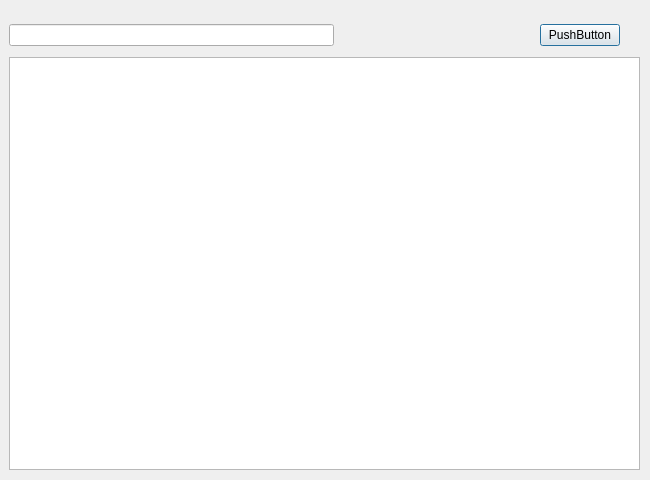
<?xml version="1.0" encoding="UTF-8"?>
<ui version="4.0">
 <class>noteWindows</class>
 <widget class="QDialog" name="noteWindows">
  <property name="geometry">
   <rect>
    <x>0</x>
    <y>0</y>
    <width>650</width>
    <height>480</height>
   </rect>
  </property>
  <property name="minimumSize">
   <size>
    <width>650</width>
    <height>480</height>
   </size>
  </property>
  <property name="maximumSize">
   <size>
    <width>650</width>
    <height>480</height>
   </size>
  </property>
  <property name="windowTitle">
   <string>Dialog</string>
  </property>
  <widget class="QWidget" name="verticalLayoutWidget">
   <property name="geometry">
    <rect>
     <x>9</x>
     <y>9</y>
     <width>631</width>
     <height>461</height>
    </rect>
   </property>
   <layout class="QVBoxLayout" name="verticalLayout">
    <item>
     <spacer name="verticalSpacer">
      <property name="orientation">
       <enum>Qt::Vertical</enum>
      </property>
      <property name="sizeType">
       <enum>QSizePolicy::Fixed</enum>
      </property>
      <property name="sizeHint" stdset="0">
       <size>
        <width>30</width>
        <height>15</height>
       </size>
      </property>
     </spacer>
    </item>
    <item>
     <layout class="QHBoxLayout" name="horizontalLayout">
      <property name="sizeConstraint">
       <enum>QLayout::SetDefaultConstraint</enum>
      </property>
      <item>
       <widget class="QLineEdit" name="lineEdit">
        <property name="minimumSize">
         <size>
          <width>0</width>
          <height>10</height>
         </size>
        </property>
        <property name="inputMask">
         <string/>
        </property>
        <property name="text">
         <string/>
        </property>
       </widget>
      </item>
      <item>
       <spacer name="horizontalSpacer">
        <property name="orientation">
         <enum>Qt::Horizontal</enum>
        </property>
        <property name="sizeType">
         <enum>QSizePolicy::Fixed</enum>
        </property>
        <property name="sizeHint" stdset="0">
         <size>
          <width>200</width>
          <height>20</height>
         </size>
        </property>
       </spacer>
      </item>
      <item>
       <widget class="QPushButton" name="saveButton">
        <property name="text">
         <string>PushButton</string>
        </property>
       </widget>
      </item>
      <item>
       <spacer name="horizontalSpacer_2">
        <property name="orientation">
         <enum>Qt::Horizontal</enum>
        </property>
        <property name="sizeType">
         <enum>QSizePolicy::Fixed</enum>
        </property>
        <property name="sizeHint" stdset="0">
         <size>
          <width>20</width>
          <height>20</height>
         </size>
        </property>
       </spacer>
      </item>
     </layout>
    </item>
    <item>
     <spacer name="verticalSpacer_2">
      <property name="orientation">
       <enum>Qt::Vertical</enum>
      </property>
      <property name="sizeType">
       <enum>QSizePolicy::Fixed</enum>
      </property>
      <property name="sizeHint" stdset="0">
       <size>
        <width>20</width>
        <height>5</height>
       </size>
      </property>
     </spacer>
    </item>
    <item>
     <widget class="QPlainTextEdit" name="plainTextEdit"/>
    </item>
   </layout>
  </widget>
  <action name="actionhelp">
   <property name="text">
    <string>help</string>
   </property>
   <property name="shortcut">
    <string>F1</string>
   </property>
  </action>
 </widget>
 <resources/>
 <connections/>
</ui>
